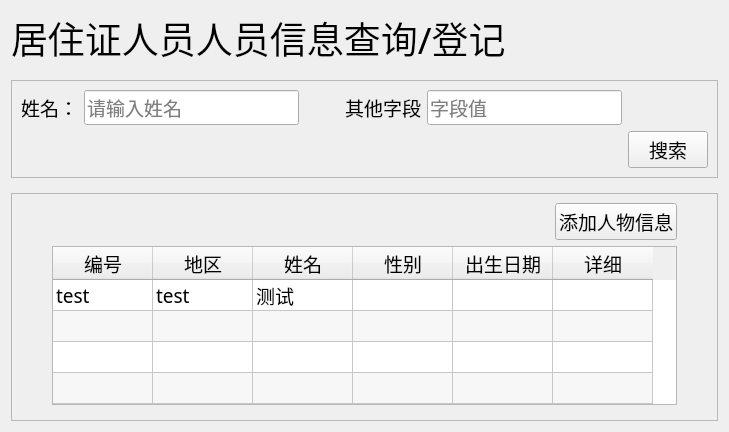
<?xml version="1.0" encoding="UTF-8"?>
<ui version="4.0">
 <class>Form</class>
 <widget class="QWidget" name="Form">
  <property name="geometry">
   <rect>
    <x>0</x>
    <y>0</y>
    <width>729</width>
    <height>432</height>
   </rect>
  </property>
  <property name="font">
   <font>
    <family>SimHei</family>
    <pointsize>14</pointsize>
   </font>
  </property>
  <property name="windowTitle">
   <string>Form</string>
  </property>
  <layout class="QVBoxLayout" name="verticalLayout">
   <property name="spacing">
    <number>15</number>
   </property>
   <item>
    <widget class="QLabel" name="label">
     <property name="font">
      <font>
       <family>SimHei</family>
       <pointsize>28</pointsize>
      </font>
     </property>
     <property name="text">
      <string>居住证人员人员信息查询/登记</string>
     </property>
    </widget>
   </item>
   <item>
    <widget class="QFrame" name="frame">
     <property name="font">
      <font>
       <family>SimHei</family>
       <pointsize>14</pointsize>
      </font>
     </property>
     <property name="frameShape">
      <enum>QFrame::StyledPanel</enum>
     </property>
     <layout class="QGridLayout" name="gridLayout">
      <item row="0" column="3">
       <spacer name="horizontalSpacer">
        <property name="orientation">
         <enum>Qt::Horizontal</enum>
        </property>
        <property name="sizeType">
         <enum>QSizePolicy::Fixed</enum>
        </property>
        <property name="sizeHint" stdset="0">
         <size>
          <width>40</width>
          <height>20</height>
         </size>
        </property>
       </spacer>
      </item>
      <item row="1" column="6">
       <widget class="QPushButton" name="button_search">
        <property name="cursor">
         <cursorShape>PointingHandCursor</cursorShape>
        </property>
        <property name="text">
         <string>搜索</string>
        </property>
       </widget>
      </item>
      <item row="0" column="4">
       <layout class="QHBoxLayout" name="horizontalLayout_2">
        <item>
         <widget class="QLabel" name="label_3">
          <property name="text">
           <string>其他字段</string>
          </property>
         </widget>
        </item>
        <item>
         <widget class="QLineEdit" name="lineEdit_2">
          <property name="placeholderText">
           <string>字段值</string>
          </property>
         </widget>
        </item>
       </layout>
      </item>
      <item row="0" column="0">
       <layout class="QHBoxLayout" name="horizontalLayout_3">
        <item>
         <widget class="QLabel" name="label_2">
          <property name="text">
           <string>姓名：</string>
          </property>
         </widget>
        </item>
        <item>
         <widget class="QLineEdit" name="lineEdit">
          <property name="placeholderText">
           <string>请输入姓名</string>
          </property>
         </widget>
        </item>
       </layout>
      </item>
     </layout>
    </widget>
   </item>
   <item>
    <widget class="QFrame" name="frame_2">
     <property name="frameShape">
      <enum>QFrame::StyledPanel</enum>
     </property>
     <layout class="QVBoxLayout" name="verticalLayout_2">
      <property name="leftMargin">
       <number>40</number>
      </property>
      <property name="rightMargin">
       <number>40</number>
      </property>
      <item>
       <layout class="QHBoxLayout" name="horizontalLayout">
        <item>
         <spacer name="horizontalSpacer_2">
          <property name="orientation">
           <enum>Qt::Horizontal</enum>
          </property>
          <property name="sizeHint" stdset="0">
           <size>
            <width>40</width>
            <height>20</height>
           </size>
          </property>
         </spacer>
        </item>
        <item>
         <widget class="QPushButton" name="button_add">
          <property name="font">
           <font>
            <family>SimHei</family>
            <pointsize>14</pointsize>
           </font>
          </property>
          <property name="cursor">
           <cursorShape>PointingHandCursor</cursorShape>
          </property>
          <property name="text">
           <string>添加人物信息</string>
          </property>
         </widget>
        </item>
       </layout>
      </item>
      <item>
       <widget class="QTableWidget" name="tableWidget">
        <property name="minimumSize">
         <size>
          <width>601</width>
          <height>0</height>
         </size>
        </property>
        <property name="font">
         <font>
          <family>SimHei</family>
          <pointsize>14</pointsize>
         </font>
        </property>
        <property name="verticalScrollBarPolicy">
         <enum>Qt::ScrollBarAlwaysOff</enum>
        </property>
        <property name="horizontalScrollBarPolicy">
         <enum>Qt::ScrollBarAlwaysOff</enum>
        </property>
        <property name="alternatingRowColors">
         <bool>true</bool>
        </property>
        <property name="rowCount">
         <number>10</number>
        </property>
        <property name="columnCount">
         <number>6</number>
        </property>
        <attribute name="verticalHeaderVisible">
         <bool>false</bool>
        </attribute>
        <row/>
        <row/>
        <row/>
        <row/>
        <row/>
        <row/>
        <row/>
        <row/>
        <row/>
        <row/>
        <column>
         <property name="text">
          <string>编号</string>
         </property>
        </column>
        <column>
         <property name="text">
          <string>地区</string>
         </property>
        </column>
        <column>
         <property name="text">
          <string>姓名</string>
         </property>
        </column>
        <column>
         <property name="text">
          <string>性别</string>
         </property>
        </column>
        <column>
         <property name="text">
          <string>出生日期</string>
         </property>
        </column>
        <column>
         <property name="text">
          <string>详细</string>
         </property>
        </column>
        <item row="0" column="0">
         <property name="text">
          <string>test</string>
         </property>
        </item>
        <item row="0" column="1">
         <property name="text">
          <string>test</string>
         </property>
        </item>
        <item row="0" column="2">
         <property name="text">
          <string>测试</string>
         </property>
        </item>
       </widget>
      </item>
      <item>
       <widget class="PageController" name="page_controller" native="true"/>
      </item>
     </layout>
    </widget>
   </item>
  </layout>
 </widget>
 <customwidgets>
  <customwidget>
   <class>PageController</class>
   <extends>QWidget</extends>
   <header location="global">ui.page_elements.PageController</header>
   <container>1</container>
  </customwidget>
 </customwidgets>
 <resources/>
 <connections/>
</ui>
